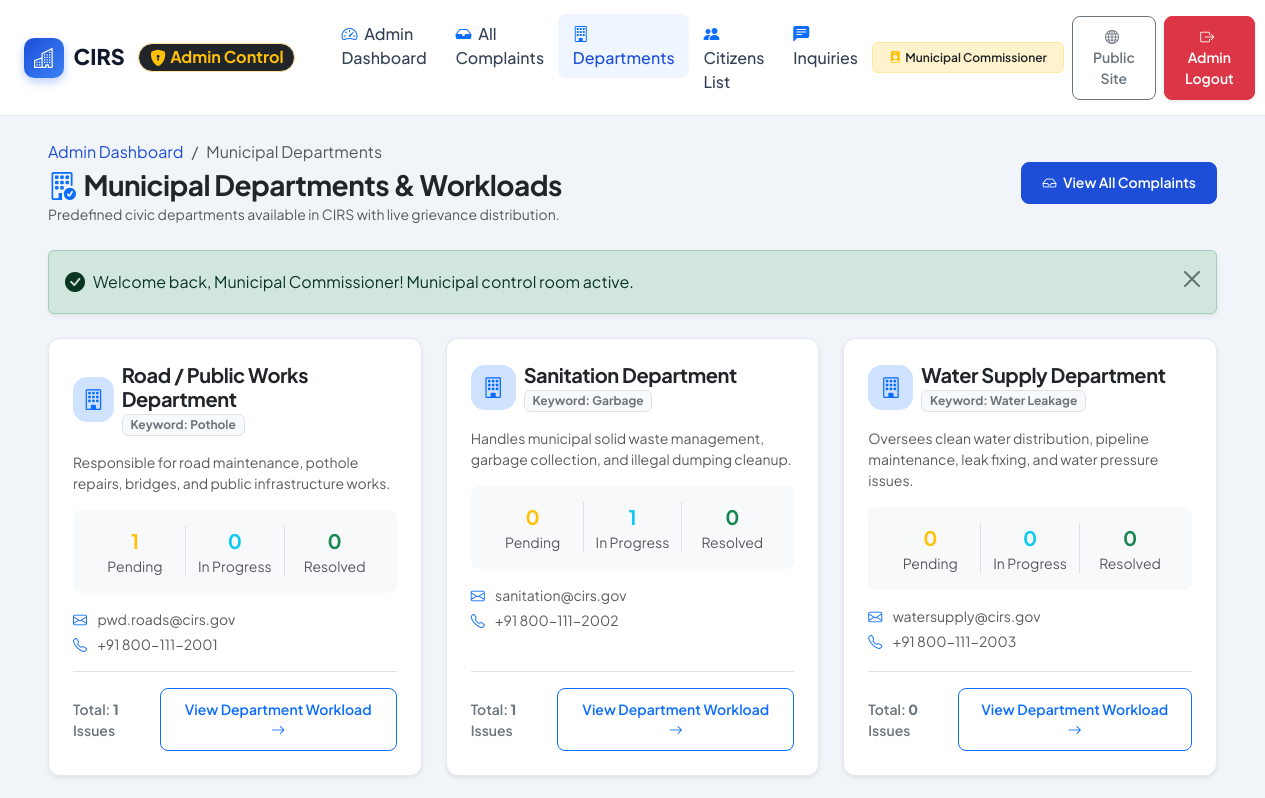
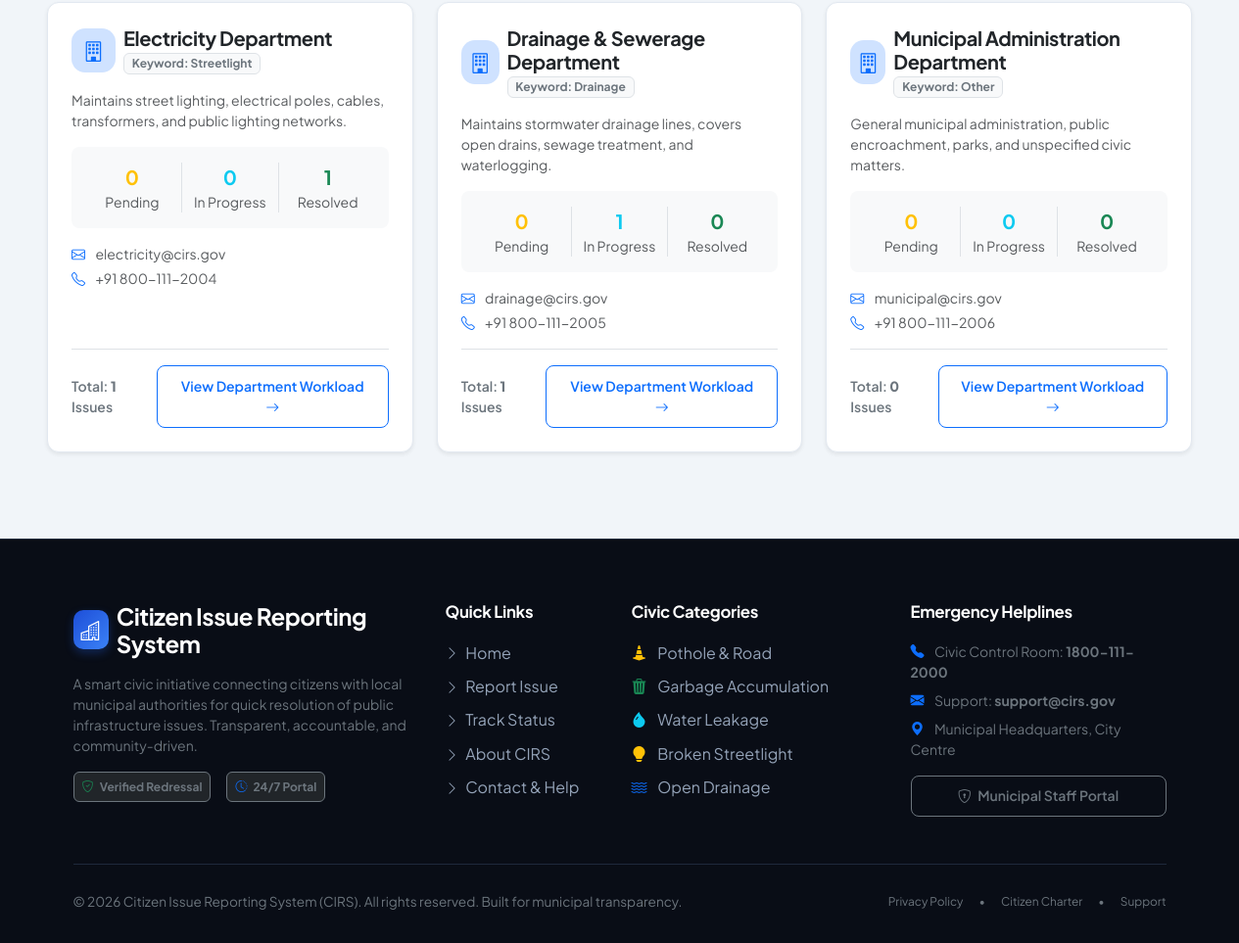
The page /admin/departments.php (signed in) on the database its author committed (2 pictures, top to bottom).
### tables this page shows
CREATE TABLE IF NOT EXISTS `departments` (
  `id` INT AUTO_INCREMENT PRIMARY KEY,
  `department_name` VARCHAR(100) NOT NULL,
  `category_keyword` VARCHAR(50) NOT NULL,
  `description` TEXT,
  `contact_email` VARCHAR(100),
  `phone` VARCHAR(20),
  `created_at` TIMESTAMP DEFAULT CURRENT_TIMESTAMP
);

### admin/departments.php (the view, shortened to what this page needs)
<?php
require_once __DIR__ . '/../config/database.php';
require_once __DIR__ . '/../includes/functions.php';
try {
    $stmt = $pdo->query("SELECT d.*,
        COUNT(c.id) as total_complaints,
        SUM(CASE WHEN c.status = 'PENDING' THEN 1 ELSE 0 END) as pending_count,
        SUM(CASE WHEN c.status = 'IN PROGRESS' THEN 1 ELSE 0 END) as in_progress_count,
        SUM(CASE WHEN c.status = 'RESOLVED' THEN 1 ELSE 0 END) as resolved_count
        FROM departments d
        LEFT JOIN complaints c ON d.id = c.department_id
        GROUP BY d.id
        ORDER BY d.id ASC");
    $departments = $stmt->fetchAll();
} catch (Exception $e) {
    $departments = [];
}
require_once __DIR__ . '/../includes/header.php';
require_once __DIR__ . '/../includes/navbar.php';
?>
<main class="py-4">
    <div class="container-fluid px-lg-5">
        <div class="d-flex flex-column flex-md-row justify-content-between align-items-md-center gap-3 mb-4">
            <div>
                <nav aria-label="breadcrumb">
                    <ol class="breadcrumb small mb-1">
                        <li class="breadcrumb-item"><a href="<?= BASE_URL ?>/admin/dashboard.php">Admin Dashboard</a></li>
                        <li class="breadcrumb-item active" aria-current="page">Municipal Departments</li>
                    </ol>
                </nav>
                <h3 class="fw-bold mb-0 text-dark"><i class="bi bi-building-check text-primary me-2"></i>Municipal Departments & Workloads</h3>
                <small class="text-muted">Predefined civic departments available in CIRS with live grievance distribution.</small>
            </div>
            <a href="<?= BASE_URL ?>/admin/complaints.php" class="btn btn-primary btn-sm">
                <i class="bi bi-inbox me-1"></i> View All Complaints
            </a>
        </div>
        <div class="row g-4">
            <?php foreach ($departments as $d): ?>
                <div class="col-lg-4 col-md-6">
                    <div class="cirs-card p-4 bg-white shadow-sm h-100 d-flex flex-column justify-content-between">
                        <div>
                            <div class="d-flex justify-content-between align-items-start mb-3">
                                <div class="d-flex align-items-center gap-2">
                                    <div class="kpi-icon bg-primary-subtle text-primary" style="width:45px; height:45px; font-size:1.3rem;">
                                        <i class="bi bi-building"></i>
                                    </div>
                                    <div>
                                        <h5 class="fw-bold mb-0 text-dark"><?= sanitize($d['department_name']) ?></h5>
                                        <span class="badge bg-light text-secondary border small">Keyword: <?= sanitize($d['category_keyword']) ?></span>
                                    </div>
                                </div>
                            </div>
                            <p class="text-muted small mb-3"><?= sanitize($d['description']) ?></p>
                            <div class="bg-light p-3 rounded-3 mb-3">
                                <div class="row text-center g-2 small">
                                    <div class="col-4">
                                        <div class="fw-bold text-warning fs-5"><?= (int)$d['pending_count'] ?></div>
                                        <div class="text-muted fs-7">Pending</div>
                                    </div>
                                    <div class="col-4 border-start border-end">
                                        <div class="fw-bold text-info fs-5"><?= (int)$d['in_progress_count'] ?></div>
                                        <div class="text-muted fs-7">In Progress</div>
                                    </div>
                                    <div class="col-4">
                                        <div class="fw-bold text-success fs-5"><?= (int)$d['resolved_count'] ?></div>
                                        <div class="text-muted fs-7">Resolved</div>
                                    </div>
                                </div>
                            </div>
                            <div class="small text-muted mb-3">
                                <div class="mb-1"><i class="bi bi-envelope me-2 text-primary"></i> <?= sanitize($d['contact_email'] ?? 'N/A') ?></div>
                                <div><i class="bi bi-telephone me-2 text-primary"></i> <?= sanitize($d['phone'] ?? '1800-111-2000') ?></div>
                            </div>
                        </div>
                        <div class="pt-3 border-top d-flex justify-content-between align-items-center">
                            <span class="small fw-semibold text-secondary">Total: <strong><?= $d['total_complaints'] ?></strong> Issues</span>
                            <a href="<?= BASE_URL ?>/admin/complaints.php?dept=<?= $d['id'] ?>" class="btn btn-outline-primary btn-sm">
                                View Department Workload <i class="bi bi-arrow-right"></i>
                            </a>
                        </div>
                    </div>
                </div>
            <?php endforeach; ?>
        </div>
    </div>
</main>
<?php require_once __DIR__ . '/../includes/footer.php'; ?>

### assets/css/style.css (style rules this page uses)
:root { --cirs-primary: #1d4ed8; --cirs-primary-hover: #1e40af; --cirs-primary-light: #eff6ff; --cirs-secondary: #0f172a; --cirs-accent: #0ea5e9; --cirs-success: #10b981; --cirs-warning: #f59e0b; --cirs-danger: #ef4444; --cirs-dark: #0f172a; --cirs-slate: #334155; --cirs-muted: #64748b; --cirs-light: #f8fafc; --cirs-border: #e2e8f0; --cirs-card-bg: #ffffff; --cirs-shadow-sm: 0 1px 3px rgba(15, 23, 42, 0.06), 0 1px 2px rgba(15, 23, 42, 0.04); --cirs-shadow: 0 4px 6px -1px rgba(15, 23, 42, 0.08), 0 2px 4px -2px rgba(15, 23, 42, 0.06); --cirs-shadow-lg: 0 10px 15px -3px rgba(15, 23, 42, 0.08), 0 4px 6px -4px rgba(15, 23, 42, 0.04); --cirs-shadow-xl: 0 20px 25px -5px rgba(15, 23, 42, 0.1), 0 8px 10px -6px rgba(15, 23, 42, 0.05); --cirs-radius: 12px; --cirs-radius-lg: 16px; }
body { font-family: 'Plus Jakarta Sans', -apple-system, BlinkMacSystemFont, "Segoe UI", Roboto, sans-serif; background-color: #f1f5f9; color: var(--cirs-slate); min-height: 100vh; display: flex; flex-direction: column; -webkit-font-smoothing: antialiased; }
main { flex: 1 0 auto; }
h1, h2, h3, h4, h5, h6 { color: var(--cirs-dark); font-weight: 700; letter-spacing: -0.02em; }
a { color: var(--cirs-primary); text-decoration: none; transition: all 0.2s ease-in-out; }
.cirs-card { background: var(--cirs-card-bg); border: 1px solid var(--cirs-border); border-radius: var(--cirs-radius); box-shadow: var(--cirs-shadow-sm); transition: transform 0.25s ease, box-shadow 0.25s ease; overflow: hidden; }
.kpi-icon { width: 54px; height: 54px; border-radius: 14px; display: flex; align-items: center; justify-content: center; font-size: 1.6rem; }
.btn { font-weight: 600; border-radius: 8px; padding: 0.6rem 1.25rem; transition: all 0.2s ease; }
.btn-primary { background-color: var(--cirs-primary); border-color: var(--cirs-primary); }

### rows shown on the page
departments: department_name "Road / Public Works Department", category_keyword "Pothole", description "Responsible for road maintenance, pothole repairs, bridges, and public infrastructure works.", pending_count "1", in_progress_count "0", resolved_count "0", contact_email "pwd.roads@cirs.gov", phone "+91 800-111-2001", total_complaints "1"
departments: department_name "Sanitation Department", category_keyword "Garbage", description "Handles municipal solid waste management, garbage collection, and illegal dumping cleanup.", pending_count "0", in_progress_count "1", resolved_count "0", contact_email "sanitation@cirs.gov", phone "+91 800-111-2002", total_complaints "1"
departments: department_name "Water Supply Department", category_keyword "Water Leakage", description "Oversees clean water distribution, pipeline maintenance, leak fixing, and water pressure issues.", pending_count "0", in_progress_count "0", resolved_count "0", contact_email "watersupply@cirs.gov", phone "+91 800-111-2003", total_complaints "0"
departments: department_name "Electricity Department", category_keyword "Streetlight", description "Maintains street lighting, electrical poles, cables, transformers, and public lighting networks.", pending_count "0", in_progress_count "0", resolved_count "1", contact_email "electricity@cirs.gov", phone "+91 800-111-2004", total_complaints "1"
departments: department_name "Drainage & Sewerage Department", category_keyword "Drainage", description "Maintains stormwater drainage lines, covers open drains, sewage treatment, and waterlogging.", pending_count "0", in_progress_count "1", resolved_count "0", contact_email "drainage@cirs.gov", phone "+91 800-111-2005", total_complaints "1"
departments: department_name "Municipal Administration Department", category_keyword "Other", description "General municipal administration, public encroachment, parks, and unspecified civic matters.", pending_count "0", in_progress_count "0", resolved_count "0", contact_email "municipal@cirs.gov", phone "+91 800-111-2006", total_complaints "0"

### other values the page prints
APP_SHORT_NAME "CIRS"
$_SESSION['admin_name'] "Municipal Commissioner"
$flash['message'] "Welcome back, Municipal Commissioner! Municipal control room active."
APP_NAME "Citizen Issue Reporting System"
APP_YEAR "2026"
